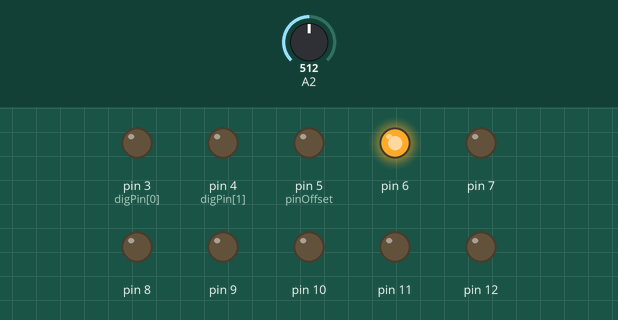
Simulated run of this sketch. Board: Arduino Nano, built with avr-gcc and run on an emulated ATmega328P. On the bench: output pins drawn as LEDs (lit = HIGH). The test bench sets the inputs (shaded band); at power-on: A2 = 512.

Above: at 1.2 s.
1.3 s: A2 set to 716
At 2.2 s:
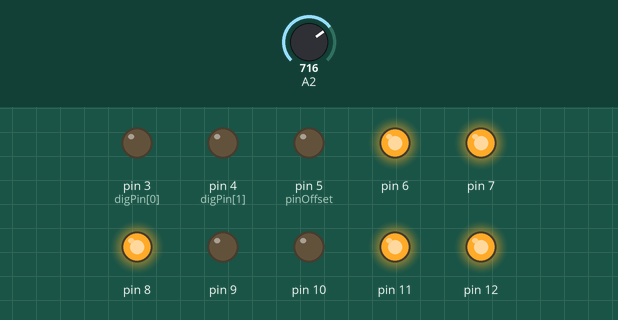
2.8 s: A2 set to 900
At 3.4 s:
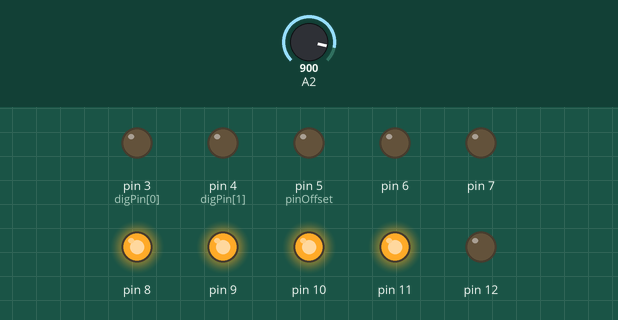
4.3 s: A2 set to 1023
At 5.5 s:
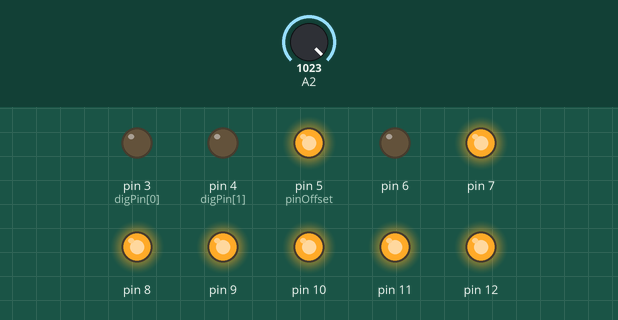
5.8 s: A2 set to 511
At 6.9 s:
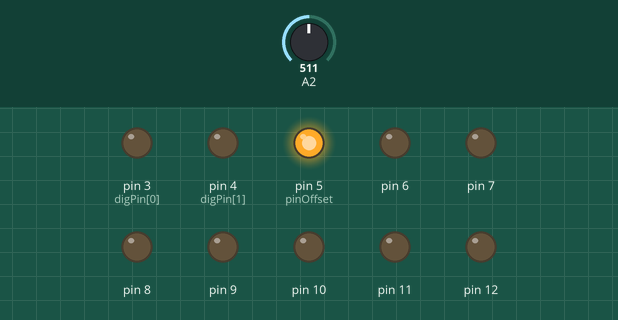
7.3 s: A2 set to 306
At 8.0 s:
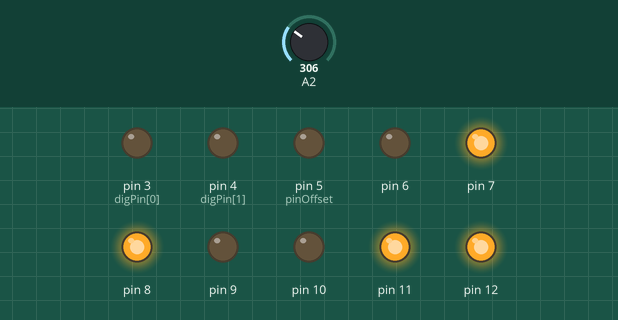
Timing chart, 0 to 9.8 s (numbered marks = the images above; inputs shaded):
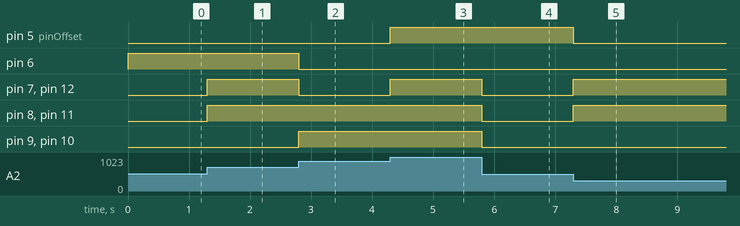

The sketch:

AC_DA02_Waveshaper_like.ino
```cpp
// (licence header left out)
//  constants related to the Arduino Nano pin use
const int clkIn = 2;           // the digital (clock) input
const int digPin[2] = {3, 4};  // the digital output pins
const int pinOffset = 5;       // the first DAC pin (from 5-12)
const int trigTime = 25;       // 25 ms trigger timing


//  variables used to control the current DIO output states
int digState[2] = {LOW, LOW};        // start with both set low
unsigned long digMilli[2] = {0, 0};  // a place to store millis()

int dacPreOut = 0;


//  =================== convenience routines ===================

//  These routines are some things you will need to use for
//  various functions of the hardware. Explanations are provided
//  to help you know when to use them.


//  dacOutput(long) - deal with the DAC output
//  ------------------------------------------
void
dacOutput(byte v)
{

  // replacement routine as suggested by Alphonso Alba
  // this code accomplishes the same thing as the original
  // code from above, but is approx 4x faster
  PORTB = (PORTB & B11100000) | (v >> 3);
  PORTD = (PORTD & B00011111) | ((v & B00000111) << 5);
}

//  deJitter(int, int) - smooth jitter input
//  ----------------------------------------
int
deJitter(int v, int test)
{
  // this routine just make sure we have a significant value
  // change before we bother implementing it. This is useful
  // for cleaning up jittery analog inputs.
  if (abs(v - test) > 8) {
    return v;
  }
  return test;
}


//  ==================== start of setup() ======================

//  This setup routine should be used in any ArdCore sketch that
//  you choose to write; it sets up the pin usage, and sets up
//  initial state. Failure to properly set up the pin usage may
//  lead to damaging the Arduino hardware, or at the very least
//  cause your program to be unstable.

void
setup()
{

  //set up the digital (clock) input
  pinMode(clkIn, INPUT);

  // set up the digital outputs
  for (int i=0; i<2; i++) {
    pinMode(digPin[i], OUTPUT);
    digitalWrite(digPin[i], LOW);
  }

  // set up the 8-bit DAC output pins
  for (int i=0; i<8; i++) {
    pinMode(pinOffset+i, OUTPUT);
    digitalWrite(pinOffset+i, LOW);
  }


}

//  ==================== start of loop() =======================

void
loop()
{

   dacPreOut = analogRead(2);

  //convert to 8bit and fold/clip anything above/below
  if (dacPreOut > 255){
    dacPreOut = (255-(dacPreOut-255));
  }
  if(dacPreOut < 0){
    dacPreOut = dacPreOut*-1;
  }
  if (dacPreOut > 255){
    dacPreOut = (255-(dacPreOut-255));
  }


   dacOutput(dacPreOut);


}


//  ===================== end of program =======================
```

Measured:
- after the input at 1.3 s, pin 7, pin 8, pin 11, pin 12: LOW → HIGH at once
- after the input at 2.8 s, pin 6, pin 7, pin 12: HIGH → LOW at once; pin 9, pin 10: LOW → HIGH at once
- after the input at 4.3 s, pin 5 (pinOffset), pin 7, pin 12: LOW → HIGH at once
- after the input at 5.8 s, pin 7–12: HIGH → LOW at once
- after the input at 7.3 s, pin 5 (pinOffset): HIGH → LOW at once; pin 7, pin 8, pin 11, pin 12: LOW → HIGH at once
